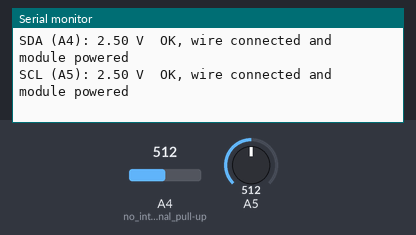
Simulated run of this sketch. Board: Arduino Nano, built with avr-gcc and run on an emulated ATmega328P. Parts: the last lines printed to the serial monitor. The inputs (shaded band) are chosen by the test bench; at power-on: A4 (no_internal_pull-up) = 512, A5 = 512.

Above: at 1.8 s.
1.9 s: A4 (no_internal_pull-up) set to 306
At 2.8 s:
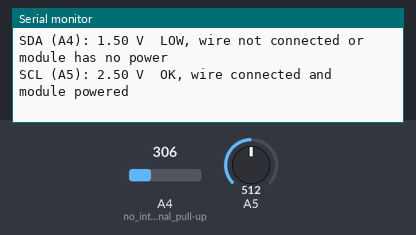
4.5 s: A5 set to 504
At 5.8 s:
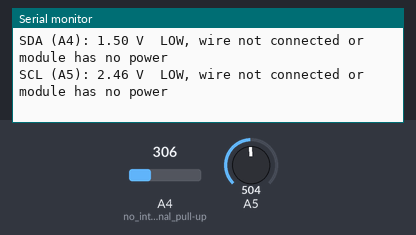
7.5 s: A5 set to 511
At 8.8 s:
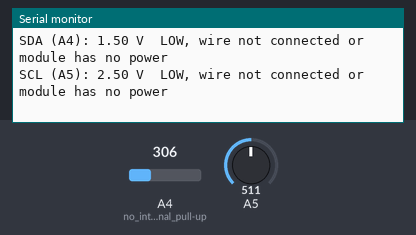
9.0 s: A4 (no_internal_pull-up) set to 122
At 9.8 s:
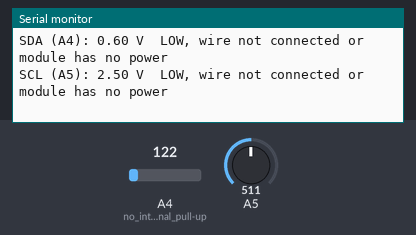

The sketch:

IMU_Wire_Test.ino
```cpp
/*
  Checks whether the SDA (A4) and SCL (A5) wires actually reach a powered MPU6050 module.
  MPU6050 breakout boards have pull-up resistors on SDA and SCL, so when the module
  is powered and the wires are connected, both lines sit near 3.3V or 5V.
  The Nano's own internal pull-ups are turned off here, so a low reading means
  the wire or the module power is the problem.
*/

void setup() {
  Serial.begin(115200);
  pinMode(A4, INPUT);  // no internal pull-up
  pinMode(A5, INPUT);
}

void report(const __FlashStringHelper *name, int pin) {
  float volts = analogRead(pin) * 5.0 / 1023.0;
  Serial.print(name);
  Serial.print(volts, 2);
  Serial.print(F(" V  "));
  if (volts > 2.5) Serial.println(F("OK, wire connected and module powered"));
  else Serial.println(F("LOW, wire not connected or module has no power"));
}

void loop() {
  report(F("SDA (A4): "), A4);
  report(F("SCL (A5): "), A5);
  Serial.println();
  delay(1000);
}
```

Measured:
- the behaviour switches between 512 and 511 on A5 (found by bisection; images 1 and 2)
- after the input at 1.9 s, the serial monitor: prints a new line after 0.11 s (image 1)
- after the input at 4.5 s, the serial monitor: prints a new line after 0.53 s (image 2)
- after the input at 7.5 s, the serial monitor: prints a new line after 0.55 s (image 3)
- after the input at 9.0 s, the serial monitor: prints a new line after 0.05 s (image 4)
